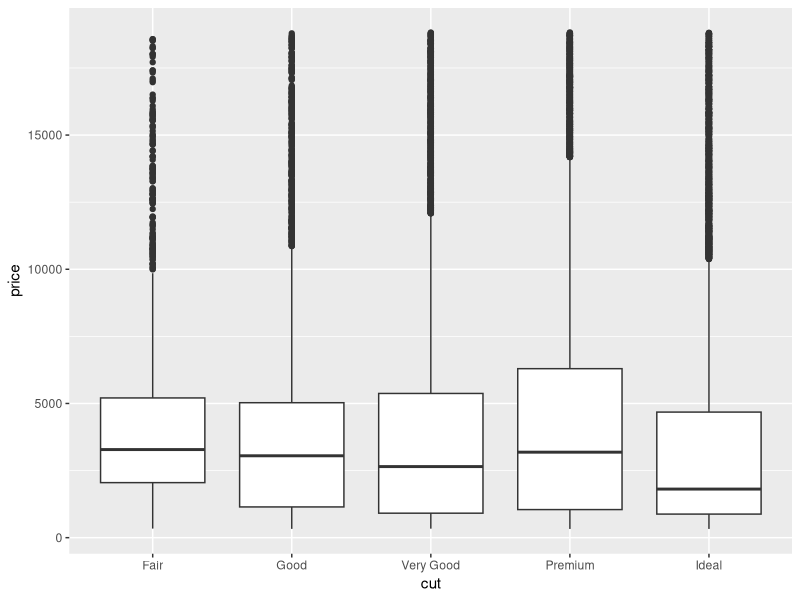
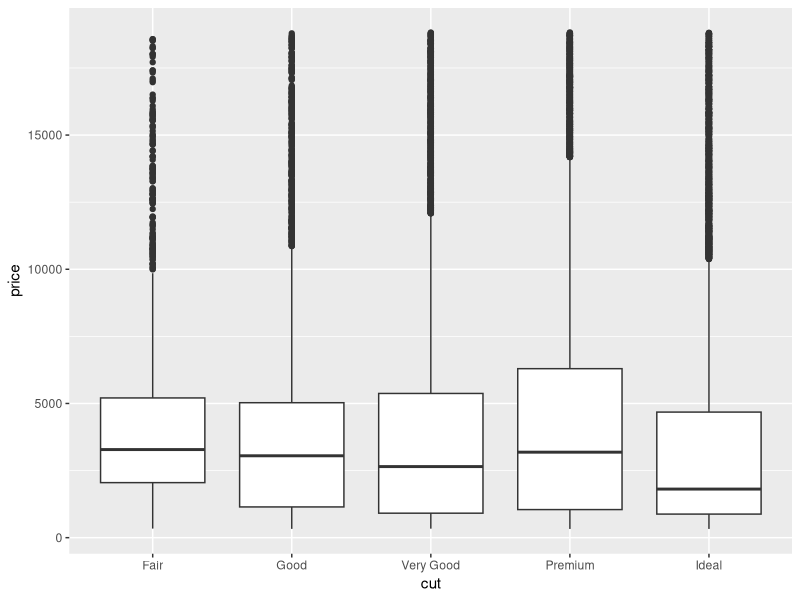
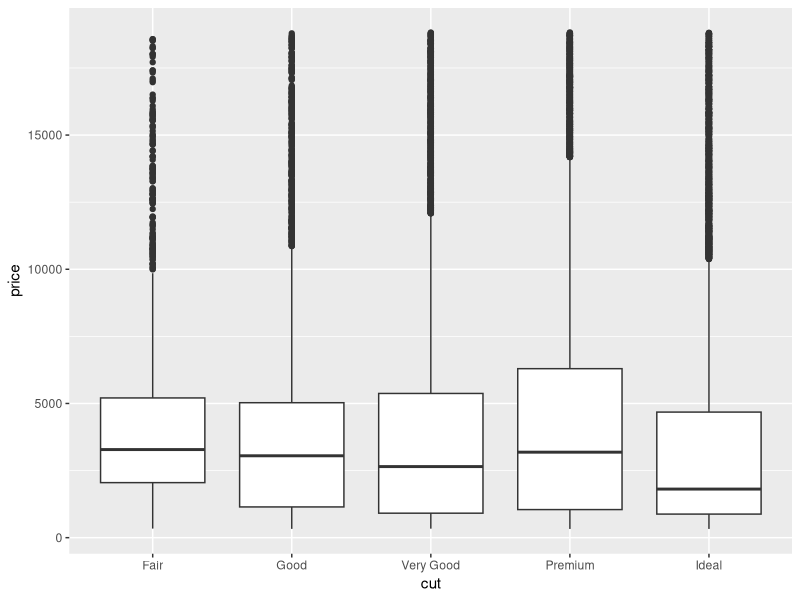
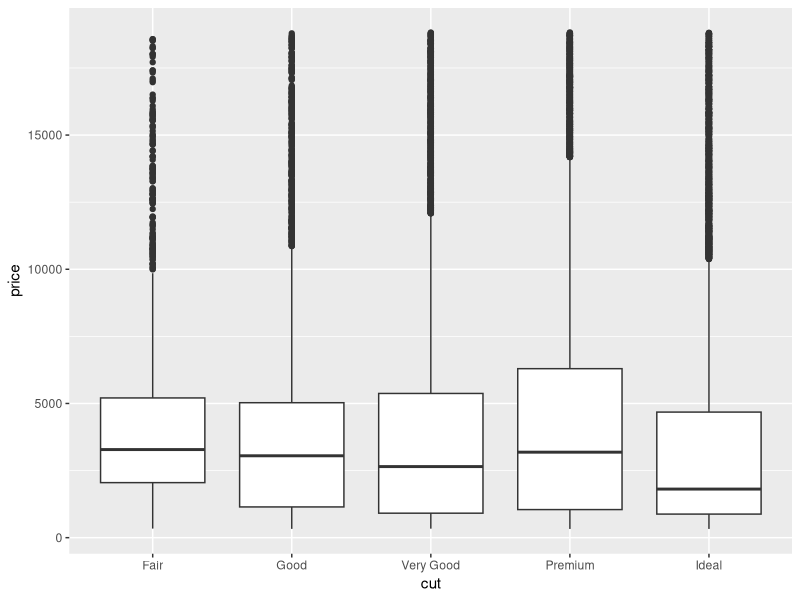
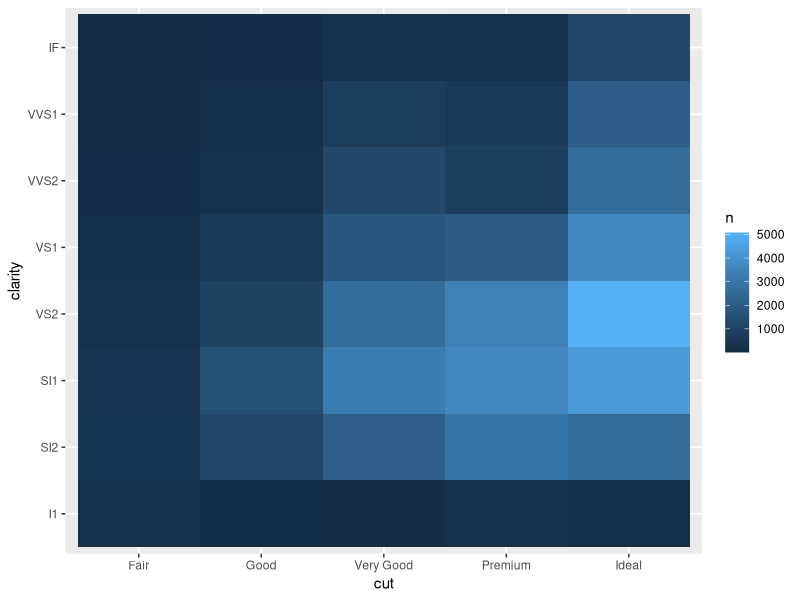

These charts were generated, in order, by the following R code:
library(tidyverse)

# Sintáxis que hemos visto hasta el momento
ggplot(data = diamonds, mapping = aes(x = cut, y = price)) +
  geom_boxplot()

# Sintáxis más simplificada y más recomendada
ggplot(diamonds, aes(x = cut, y = price)) +
  geom_boxplot()

# Sintáxis aún más simplificada
ggplot(diamonds, aes(cut, price)) +
  geom_boxplot()

# Todavía lo podemos simplificar más de la siguiente manera
diamonds %>%
  ggplot(aes(cut, price)) +
    geom_boxplot()

# Entre más simplificado es mucho más recomendable

diamonds %>%
  count(cut, clarity) %>%
    ggplot(aes(cut, clarity, fill = n)) +
      geom_tile()
